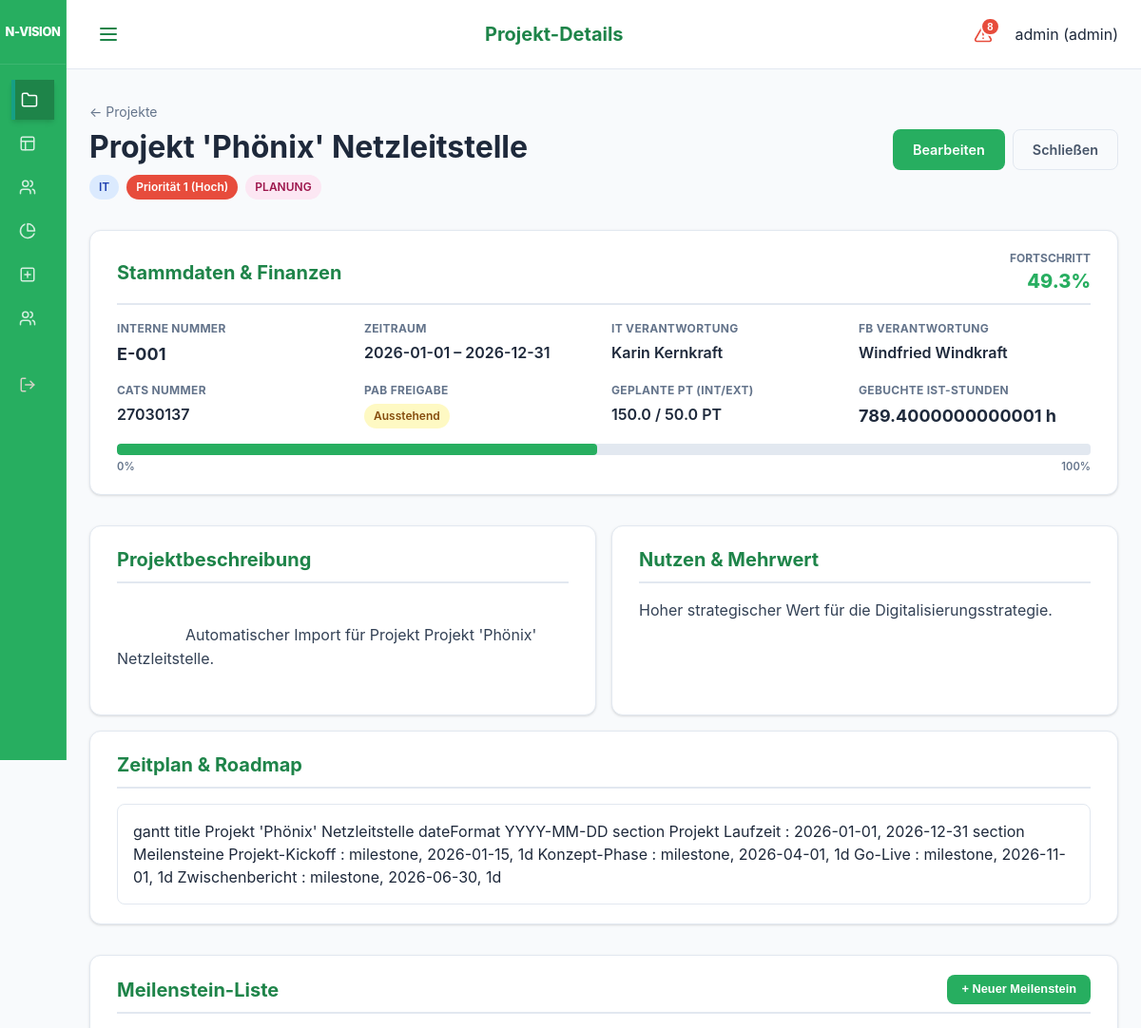
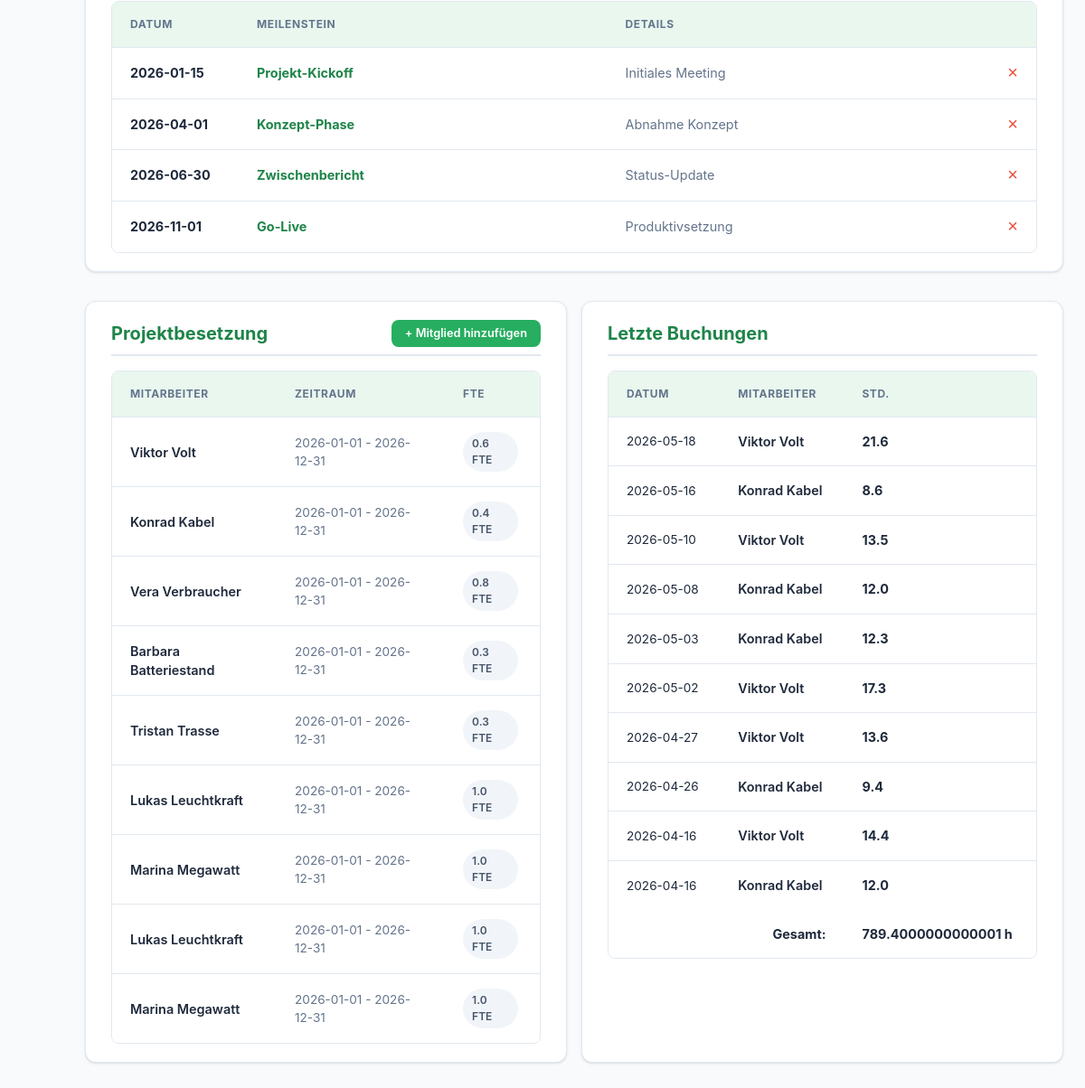
/ui/projects/1 (signed in), run on an earlier commit of the app's database (2 pictures, top to bottom).
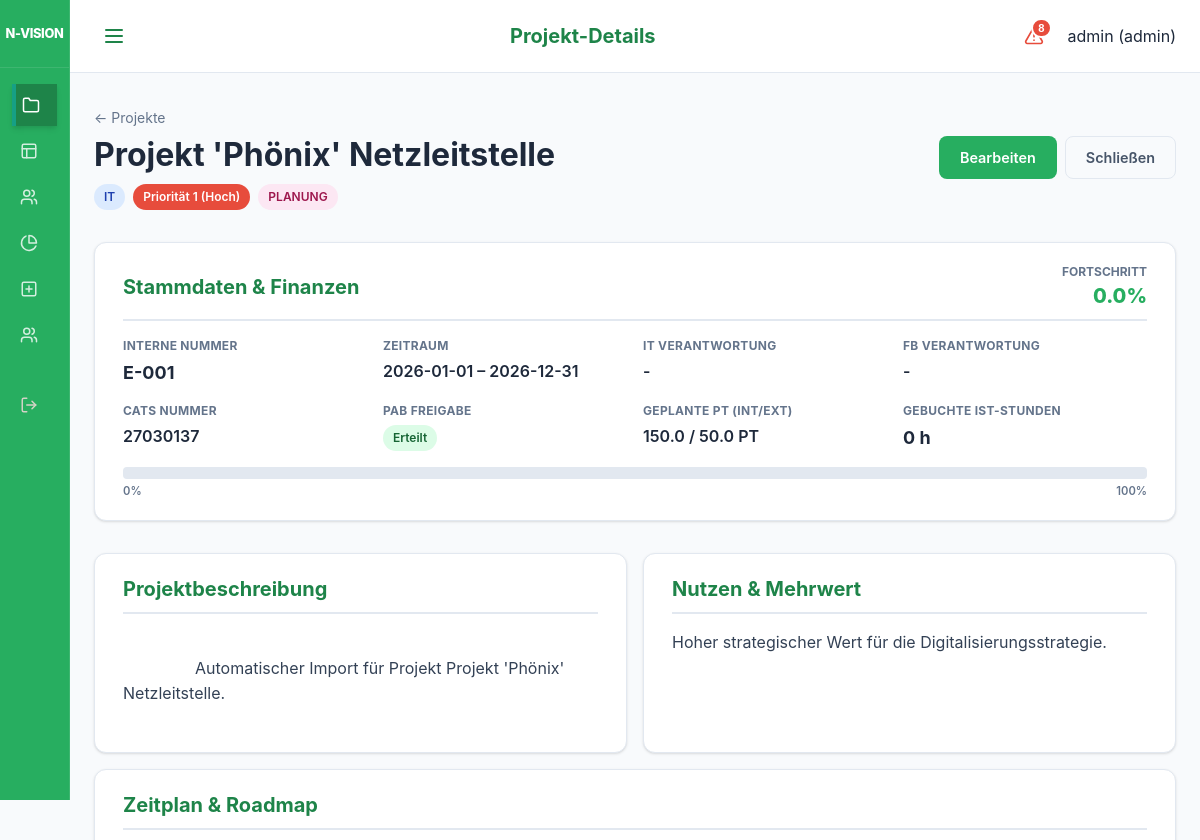
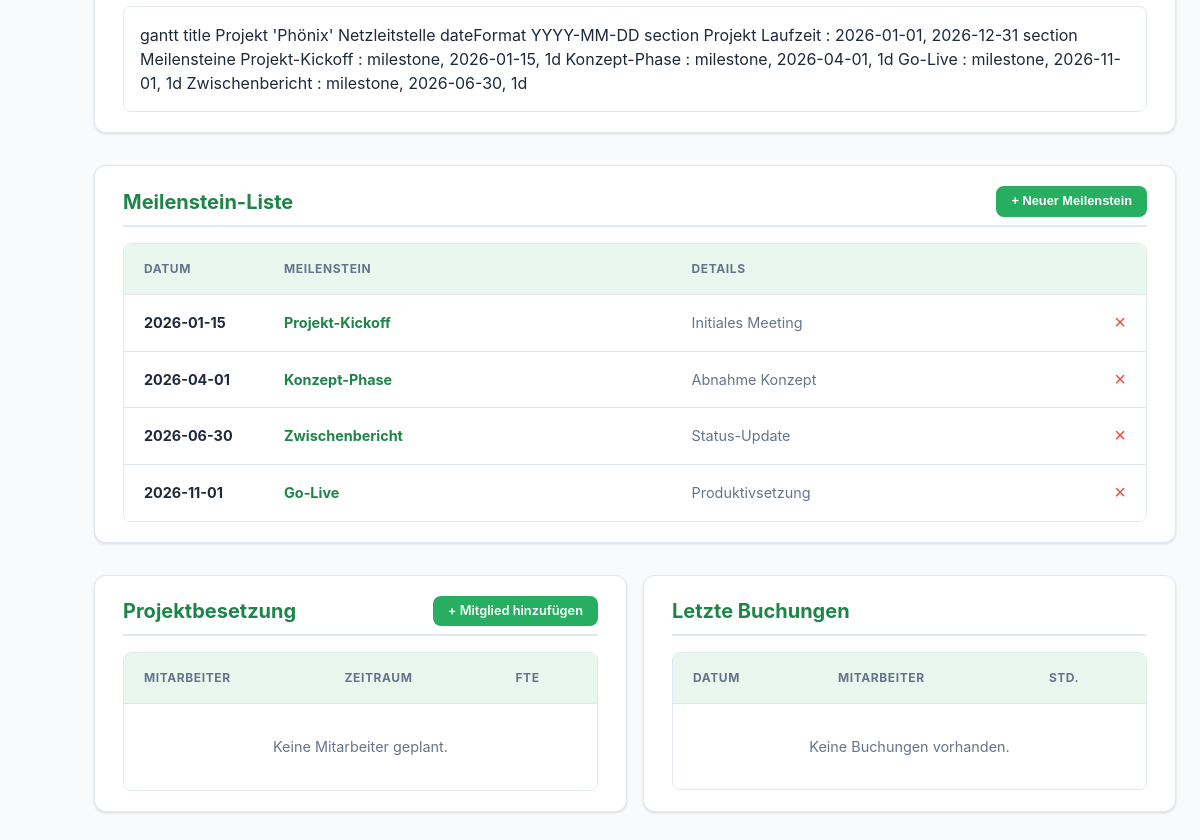
And on a later commit of the database (2 pictures, top to bottom).
### models.py (models this page shows)
class Project(Base):
    __tablename__ = "projects"
    id = Column(Integer, primary_key=True, index=True)
    name = Column(String, index=True)
    description = Column(String, nullable=True)
    business_value = Column(String, nullable=True)
    internal_number = Column(String, nullable=True)
    division = Column(String, nullable=True) # "IT", "Netzgesellschaft", "Vertrieb", "Kraftwerk"
    start_date = Column(Date)
    end_date = Column(Date)
    priority = Column(Integer, default=1) # 1 highest
    status = Column(Enum(ProjectStatus), default=ProjectStatus.PLANNING)
    manager_id = Column(Integer, ForeignKey("employees.id"), nullable=True)
    responsible_it = Column(String, nullable=True)
    responsible_fb = Column(String, nullable=True)
    pab_approval = Column(Integer, default=0) # 0 = No, 1 = Yes (Legacy)
    pab_status = Column(Enum(PABStatus), default=PABStatus.EVALUATION)
    pab_rank = Column(Integer, default=999)
    cats_number = Column(String, nullable=True)
    pt_intern_pab = Column(Float, default=0.0)
    pt_intern_planned = Column(Float, default=0.0)
    pt_extern_planned = Column(Float, default=0.0)
    economic_score = Column(Float, default=0.0) # 0.0 to 10.0
    business_case = Column(String, nullable=True)
    staffings = relationship("Staffing", back_populates="project")
    bookings = relationship("Booking", back_populates="project")
    milestones = relationship("Milestone", back_populates="project", cascade="all, delete-orphan")
    pab_comments = relationship("ProjectComment", back_populates="project", cascade="all, delete-orphan")

class Milestone(Base):
    __tablename__ = "milestones"
    id = Column(Integer, primary_key=True, index=True)
    project_id = Column(Integer, ForeignKey("projects.id"))
    name = Column(String)
    date = Column(Date)
    description = Column(String, nullable=True)
    project = relationship("Project", back_populates="milestones")

class Staffing(Base):
    __tablename__ = "staffings"
    id = Column(Integer, primary_key=True, index=True)
    project_id = Column(Integer, ForeignKey("projects.id"))
    employee_id = Column(Integer, ForeignKey("employees.id"))
    start_date = Column(Date)
    end_date = Column(Date)
    capacity_fte = Column(Float) # 1.0 = 100%
    project = relationship("Project", back_populates="staffings")
    employee = relationship("Employee", back_populates="staffings")

class Employee(Base):
    __tablename__ = "employees"
    id = Column(Integer, primary_key=True, index=True)
    name = Column(String, index=True)
    type = Column(Enum(ResourceType), default=ResourceType.INTERNAL)
    role_id = Column(Integer, ForeignKey("roles.id"))
    team_id = Column(Integer, ForeignKey("teams.id"))
    weekly_hours = Column(Float, default=40.0)
    annual_hours_target = Column(Float, nullable=True) # Neuer Wert für Jahresplanung
    employment_start = Column(Date)
    employment_end = Column(Date, nullable=True)
    role = relationship("Role", back_populates="employees")
    team = relationship("Team", back_populates="employees")
    staffings = relationship("Staffing", back_populates="employee")
    service_allocations = relationship("ServiceAllocation", back_populates="employee")
    absences = relationship("Absence", back_populates="employee")
    user = relationship("User", back_populates="employee", uselist=False)
    bookings = relationship("Booking", back_populates="employee")

class Booking(Base):
    __tablename__ = "bookings"
    id = Column(Integer, primary_key=True, index=True)
    employee_id = Column(Integer, ForeignKey("employees.id"))
    project_id = Column(Integer, ForeignKey("projects.id"))
    date = Column(Date)
    hours = Column(Float)
    description = Column(String, nullable=True)
    created_at = Column(DateTime, default=datetime.utcnow)
    employee = relationship("Employee", back_populates="bookings")
    project = relationship("Project", back_populates="bookings")

### main.py (the view)
@app.get("/ui/projects/{project_id}", response_class=HTMLResponse)
def ui_project_detail(request: Request, project_id: int, db: Session = Depends(get_db), user: models.User = Depends(login_required)):
    project = db.query(models.Project).filter(models.Project.id == project_id).first()
    if not project:
        raise HTTPException(status_code=404, detail="Project not found")
    progress = calculate_project_progress(project, db)
    progress = float(progress)
    return templates.TemplateResponse(
        request=request, name="project_detail.html", context={
            "project": project,
            "progress": progress,
            "active_page": "projects"
        }
    )

### templates/project_detail.html (shortened to what the changed rows need)
{% extends "base.html" %}
{% set title = "Projekt-Details" %}
{% block content %}
<div class="project-table-header" style="margin-bottom: 2rem;">
    <div>
        <nav style="margin-bottom: 0.5rem;">
            <a href="/ui/projects" style="text-decoration: none; color: var(--text-muted); font-size: 0.875rem;">&larr; Projekte</a>
        </nav>
        <h1 style="margin: 0; line-height: 1.1;">{{ project.name }}</h1>
        <div style="margin-top: 0.75rem; display: flex; gap: 0.5rem; align-items: center; flex-wrap: wrap;">
            <span class="badge {{ 'badge-it' if project.division == 'IT' else 'badge-netz' if project.division == 'Netzgesellschaft' else 'badge-vertrieb' if project.division == 'Vertrieb' else 'badge-kraftwerk' if project.division == 'Kraftwerk' else 'badge-default' }}">
                {{ project.division if project.division else 'Kein Bereich' }}
            </span>
            {% if project.priority == 1 %}
                <span class="badge" style="background-color: var(--danger); color: white;">Priorität 1 (Hoch)</span>
            {% elif project.priority == 2 %}
            <span class="badge" style="background-color: var(--warning); color: white;">Priorität 2 (Mittel)</span>
            {% elif project.priority == 3 %}
            <span class="badge" style="background-color: var(--info); color: white;">Priorität 3 (Niedrig)</span>
            {% elif project.priority == 4 %}
            <span class="badge" style="background-color: var(--success); color: white;">Priorität 4 (Sehr Niedrig)</span>
            {% else %}
                <span class="badge badge-default">Priorität {{ project.priority }}</span>
            {% endif %}
            <span class="badge status-{{ project.status.value.replace('_', '-') }}">{{ 'PLANUNG' if project.status.value == 'planning' else 'AKTIV' if project.status.value == 'active' else 'ON HOLD' if project.status.value == 'on_hold' else 'ABGESCHLOSSEN' if project.status.value == 'completed' else project.status.value }}</span>
        </div>
    </div>
</div>
<div style="display: flex; flex-direction: column; gap: 1rem;">
    <div class="card">
        <div class="section-header">
            <h2>Stammdaten & Finanzen</h2>
            <div style="text-align: right;">
                <div style="font-size: 0.75rem; font-weight: 700; color: var(--text-muted); text-transform: uppercase;">Fortschritt</div>
        {% if progress > 100 %}
        <div style="font-size: 1.25rem; font-weight: 800; color: var(--danger);">
            {{ progress | round(1) }}% <span title="Überbucht!">⚠️</span>
        </div>
        {% else %}
        <div style="font-size: 1.25rem; font-weight: 800; color: var(--primary-color);">{{ progress | round(1) }}%</div>
        {% endif %}
            </div>
        </div>
        <div class="detail-grid">
            <div class="detail-item">
                <div class="detail-label">Interne Nummer</div>
                <div class="detail-value-large">{{ project.internal_number if project.internal_number else '-' }}</div>
            </div>
            <div class="detail-item">
                <div class="detail-label">Zeitraum</div>
                <div class="detail-value">{{ project.start_date }} &ndash; {{ project.end_date }}</div>
            </div>
            <div class="detail-item">
                <div class="detail-label">IT Verantwortung</div>
                <div class="detail-value">{{ project.responsible_it if project.responsible_it else '-' }}</div>
            </div>
            <div class="detail-item">
                <div class="detail-label">FB Verantwortung</div>
                <div class="detail-value">{{ project.responsible_fb if project.responsible_fb else '-' }}</div>
            </div>
            <div class="detail-item">
                <div class="detail-label">CATS Nummer</div>
                <div class="detail-value">{{ project.cats_number if project.cats_number else '-' }}</div>
            </div>
            <div class="detail-item">
                <div class="detail-value">
                    {% if project.pab_approval %}
                    <span class="badge badge-success">Erteilt</span>
                    {% else %}
                    <span class="badge badge-warning">Ausstehend</span>
                    {% endif %}
                </div>
            </div>
            <div class="detail-item">
                <div class="detail-label">Geplante PT (Int/Ext)</div>
                <div class="detail-value">{{ project.pt_intern_planned }} / {{ project.pt_extern_planned }} PT</div>
            </div>
            <div class="detail-item">
                <div class="detail-label">Gebuchte Ist-Stunden</div>
                <div class="detail-value-large">{{ project.bookings | sum(attribute='hours') }} h</div>
            </div>
        </div>
        <div style="margin-top: 1rem;">
            <div class="progress-bar-container" style="height: 12px;">
                {% if progress > 100 %}
                <div class="progress-bar-fill overbooked" style="width: 100%;" data-progress="100"></div>
                {% else %}
                <div class="progress-bar-fill" style="width: 0%;" data-progress="{{ progress | round(2) }}"></div>
                {% endif %}
            </div>
        </div>
    </div>
    <div class="project-detail-main-grid" style="display: grid; grid-template-columns: 1fr 1fr; gap: 1rem;">
        <div class="card" style="margin-bottom: 0; display: flex; flex-direction: column;">
            <div class="section-header">
                <h2>Projektbeschreibung</h2>
            </div>
            <div style="color: #334155; line-height: 1.6; white-space: pre-wrap; flex: 1;">
                {{ project.description if project.description else 'Keine Beschreibung hinterlegt.' }}
            </div>
        </div>
        <div class="card" style="margin-bottom: 0; display: flex; flex-direction: column;">
            <div class="section-header">
                <h2>Nutzen & Mehrwert</h2>
            </div>
            <div style="color: #334155; line-height: 1.6; flex: 1;">
                {{ project.business_value if project.business_value else 'Keine Information zum Unternehmenswert hinterlegt.' }}
            </div>
        </div>
    </div>
    <div class="card">
        <div class="section-header">
            <h2>Zeitplan & Roadmap</h2>
        </div>
        <div class="mermaid" style="background: white; border-radius: var(--radius-md); padding: 1rem; border: 1px solid var(--border-color);">
gantt
    title {{ project.name }}
    dateFormat  YYYY-MM-DD
    section Projekt
    Laufzeit : {{ project.start_date }}, {{ project.end_date }}
    section Meilensteine
    {% for m in project.milestones %}
    {{ m.name }} : milestone, {{ m.date }}, 1d
    {% endfor %}
        </div>
    </div>
    <div class="card">
        <div class="section-header">
            <h2>Meilenstein-Liste</h2>
        </div>
        <div class="modern-table-wrapper">
            <table class="modern-table">
                <thead>
                    <tr>
                        <th style="width: 140px;">Datum</th>
                        <th>Meilenstein</th>
                        <th>Details</th>
                        <th style="width: 50px;"></th>
                    </tr>
                </thead>
                <tbody>
                    {% for m in project.milestones | sort(attribute='date') %}
                    <tr>
                        <td style="font-weight: 700;">{{ m.date }}</td>
                        <td><div style="font-weight: 700; color: var(--primary-dark);">{{ m.name }}</div></td>
                        <td style="color: var(--text-muted);">{{ m.description if m.description else '-' }}</td>
                        <td style="text-align: right;">
                            {% if request.state.user and request.state.user.role.value == 'admin' %}
                            <form action="/ui/projects/{{ project.id }}/milestones/{{ m.id }}/delete" method="post" style="display: inline;">
                                <button type="submit" style="background: none; border: none; color: var(--danger); cursor: pointer; font-size: 1.25rem; padding: 0;" title="Löschen">&times;</button>
                            </form>
                            {% endif %}
                        </td>
                    </tr>
                    {% endfor %}
                </tbody>
            </table>
        </div>
    </div>
    <div style="display: grid; grid-template-columns: 1fr 1fr; gap: 1rem;">
        <div class="card" style="margin-bottom: 0;">
            <div class="section-header">
                <h2>Projektbesetzung</h2>
            </div>
            <div class="modern-table-wrapper">
                <table class="modern-table">
                    <thead>
                        <tr>
                            <th>Mitarbeiter</th>
                            <th>Zeitraum</th>
                            <th>FTE</th>
                        </tr>
                    </thead>
                    <tbody>
                        {% for s in project.staffings | sort(attribute='start_date') %}
                        <tr>
                            <td style="font-weight: 600;">
                                <a href="/ui/employees/{{ s.employee.id }}/plan" style="color: inherit; text-decoration: none;">{{ s.employee.name }}</a>
                            </td>
                            <td style="font-size: 0.85rem; color: var(--text-muted);">{{ s.start_date }} - {{ s.end_date }}</td>
                            <td><span class="badge badge-default">{{ s.capacity_fte }} FTE</span></td>
                        </tr>
                        {% else %}
                        <tr>
                            <td colspan="3" style="padding: 2rem; text-align: center; color: var(--text-muted);">
                                Keine Mitarbeiter geplant.
                            </td>
                        </tr>
                        {% endfor %}
                    </tbody>
                </table>
            </div>
        </div>
        <div class="card" style="margin-bottom: 0;">
            <div class="section-header">
                <h2>Letzte Buchungen</h2>
            </div>
            <div class="modern-table-wrapper">
                <table class="modern-table">
                    <thead>
                        <tr>
                            <th>Datum</th>
                            <th>Mitarbeiter</th>
                            <th>Std.</th>
                        </tr>
                    </thead>
                    <tbody>
                        {% for b in project.bookings | sort(attribute='date', reverse=True) %}
                        {% if loop.index <= 10 %}
                        <tr>
                            <td style="font-size: 0.85rem;">{{ b.date }}</td>
                            <td style="font-weight: 600;">
                                <a href="/ui/employees/{{ b.employee.id }}/plan" style="color: inherit; text-decoration: none;">{{ b.employee.name }}</a>
                            </td>
                            <td><strong>{{ b.hours }}</strong></td>
                        </tr>
                        {% endif %}
                        {% else %}
                        <tr>
                            <td colspan="3" style="padding: 2rem; text-align: center; color: var(--text-muted);">
                                Keine Buchungen vorhanden.
                            </td>
                        </tr>
                        {% endfor %}
                    </tbody>
                    {% if project.bookings %}
                    <tfoot>
                        <tr style="background-color: var(--bg-light); font-weight: 700;">
                            <td colspan="2" style="text-align: right;">Gesamt:</td>
                            <td>{{ project.bookings | sum(attribute='hours') }} h</td>
                        </tr>
                    </tfoot>
                    {% endif %}
                </table>
            </div>
        </div>
    </div>
</div>
{% endblock %}

What changed in the data, as far as the page shows it:
removed Staffing: employee.name "Viktor Volt", start_date "2026-01-01", end_date "2026-12-31", capacity_fte "0.6"
removed Staffing: employee.name "Konrad Kabel", start_date "2026-01-01", end_date "2026-12-31", capacity_fte "0.4"
removed Staffing: employee.name "Vera Verbraucher", start_date "2026-01-01", end_date "2026-12-31", capacity_fte "0.8"
removed Staffing: employee.name "Barbara Batteriestand", start_date "2026-01-01", end_date "2026-12-31", capacity_fte "0.3"
removed Staffing: employee.name "Tristan Trasse", start_date "2026-01-01", end_date "2026-12-31", capacity_fte "0.3"
removed Staffing: employee.name "Lukas Leuchtkraft", start_date "2026-01-01", end_date "2026-12-31", capacity_fte "1.0"
removed Staffing: employee.name "Marina Megawatt", start_date "2026-01-01", end_date "2026-12-31", capacity_fte "1.0"
removed Staffing: employee.name "Lukas Leuchtkraft", start_date "2026-01-01", end_date "2026-12-31", capacity_fte "1.0"
removed Staffing: employee.name "Marina Megawatt", start_date "2026-01-01", end_date "2026-12-31", capacity_fte "1.0"
removed Booking: date "2026-05-18", employee.name "Viktor Volt", hours "21.6"
removed Booking: date "2026-05-16", employee.name "Konrad Kabel", hours "8.6"
removed Booking: date "2026-05-10", employee.name "Viktor Volt", hours "13.5"
removed Booking: date "2026-05-08", employee.name "Konrad Kabel", hours "12.0"
removed Booking: date "2026-05-03", employee.name "Konrad Kabel", hours "12.3"
removed Booking: date "2026-05-02", employee.name "Viktor Volt", hours "17.3"
removed Booking: date "2026-04-27", employee.name "Viktor Volt", hours "13.6"
removed Booking: date "2026-04-26", employee.name "Konrad Kabel", hours "9.4"
removed Booking: date "2026-04-16", employee.name "Viktor Volt", hours "14.4"
removed Booking: date "2026-04-16", employee.name "Konrad Kabel", hours "12.0"
changed Project "Projekt 'Phönix' Netzleitstelle": responsible_it "Karin Kernkraft" → "-"; responsible_fb "Windfried Windkraft" → "-"; pab_approval 0 → 1 (drawn)
Also different on the page:
{{ progress | round(1) }}: "49.3" → "0.0"
{{ project.bookings | sum(attribute='hours') }}: "789.4000000000001" → "0"
{{ project.bookings | sum(attribute='hours') }}: "789.4000000000001" → (not shown)
text no longer shown: "Ausstehend Gesamt: h"
text now shown: "Erteilt Keine Mitarbeiter geplant. Keine Buchungen vorhanden."
